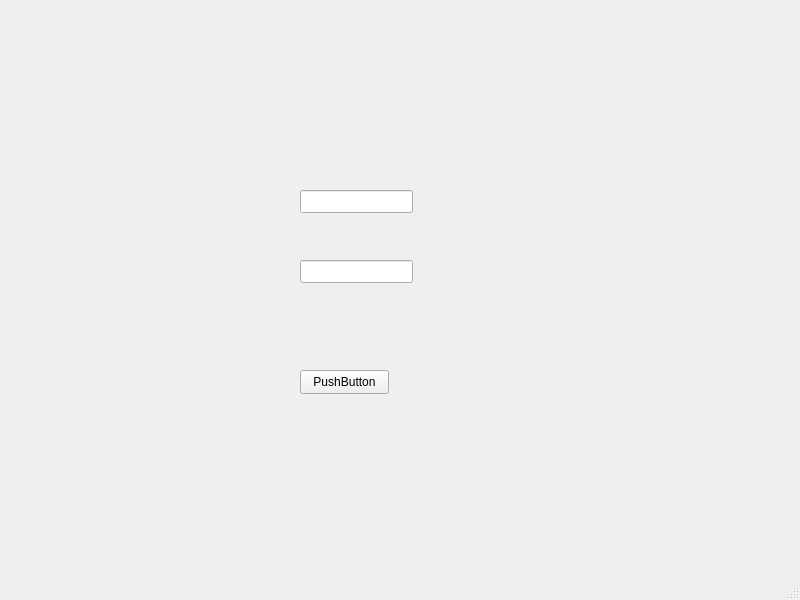
<?xml version="1.0" encoding="UTF-8"?>
<ui version="4.0">
 <class>enroll</class>
 <widget class="QMainWindow" name="enroll">
  <property name="geometry">
   <rect>
    <x>0</x>
    <y>0</y>
    <width>800</width>
    <height>600</height>
   </rect>
  </property>
  <property name="windowTitle">
   <string>MainWindow</string>
  </property>
  <widget class="QWidget" name="centralwidget">
   <widget class="QPushButton" name="pushButton">
    <property name="geometry">
     <rect>
      <x>300</x>
      <y>370</y>
      <width>89</width>
      <height>24</height>
     </rect>
    </property>
    <property name="text">
     <string>PushButton</string>
    </property>
   </widget>
   <widget class="QLineEdit" name="lineEdit_account">
    <property name="geometry">
     <rect>
      <x>300</x>
      <y>190</y>
      <width>113</width>
      <height>23</height>
     </rect>
    </property>
   </widget>
   <widget class="QLineEdit" name="lineEdit_pwd">
    <property name="geometry">
     <rect>
      <x>300</x>
      <y>260</y>
      <width>113</width>
      <height>23</height>
     </rect>
    </property>
   </widget>
  </widget>
  <widget class="QMenuBar" name="menubar">
   <property name="geometry">
    <rect>
     <x>0</x>
     <y>0</y>
     <width>800</width>
     <height>25</height>
    </rect>
   </property>
  </widget>
  <widget class="QStatusBar" name="statusbar"/>
 </widget>
 <resources/>
 <connections/>
</ui>
